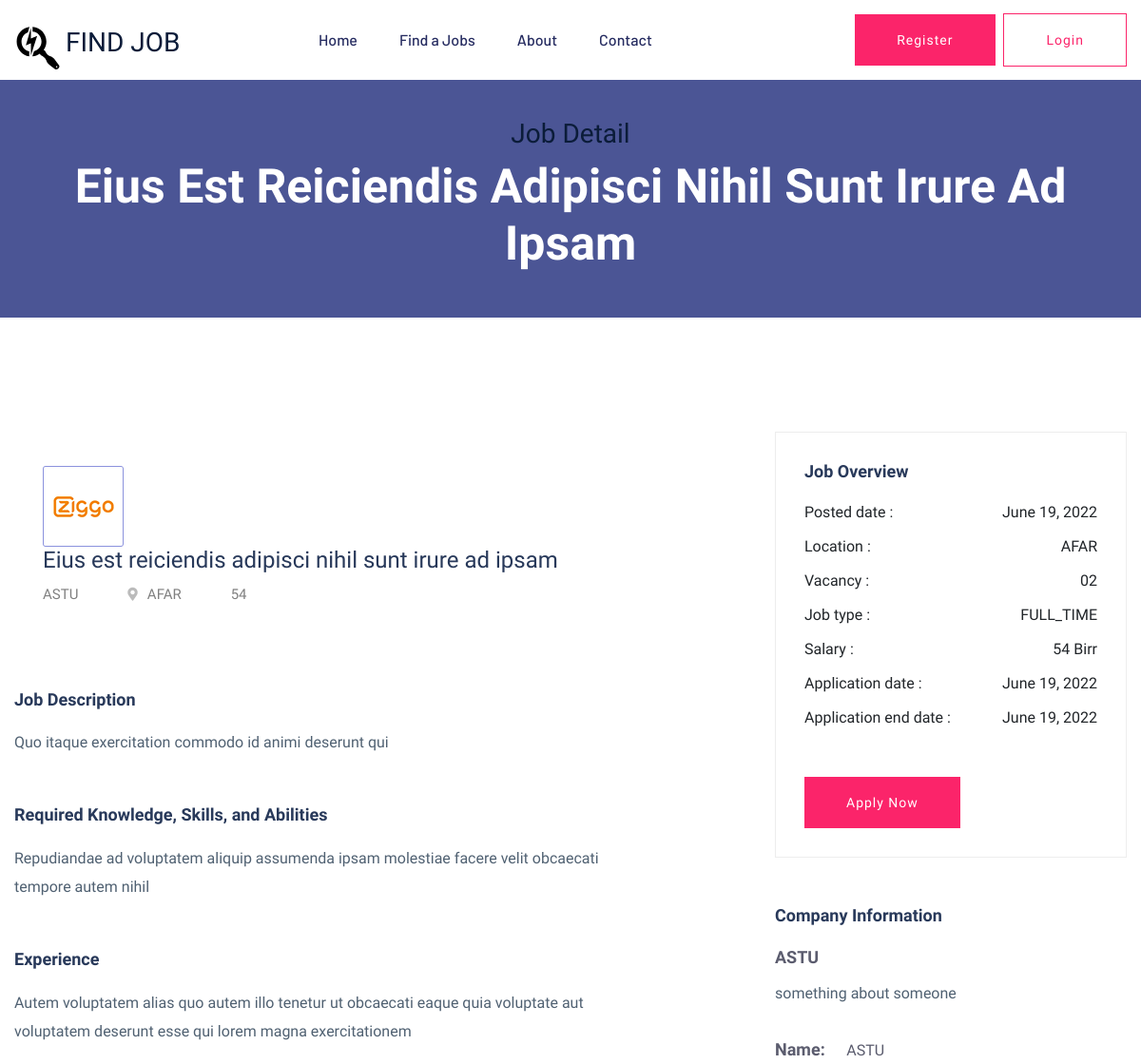
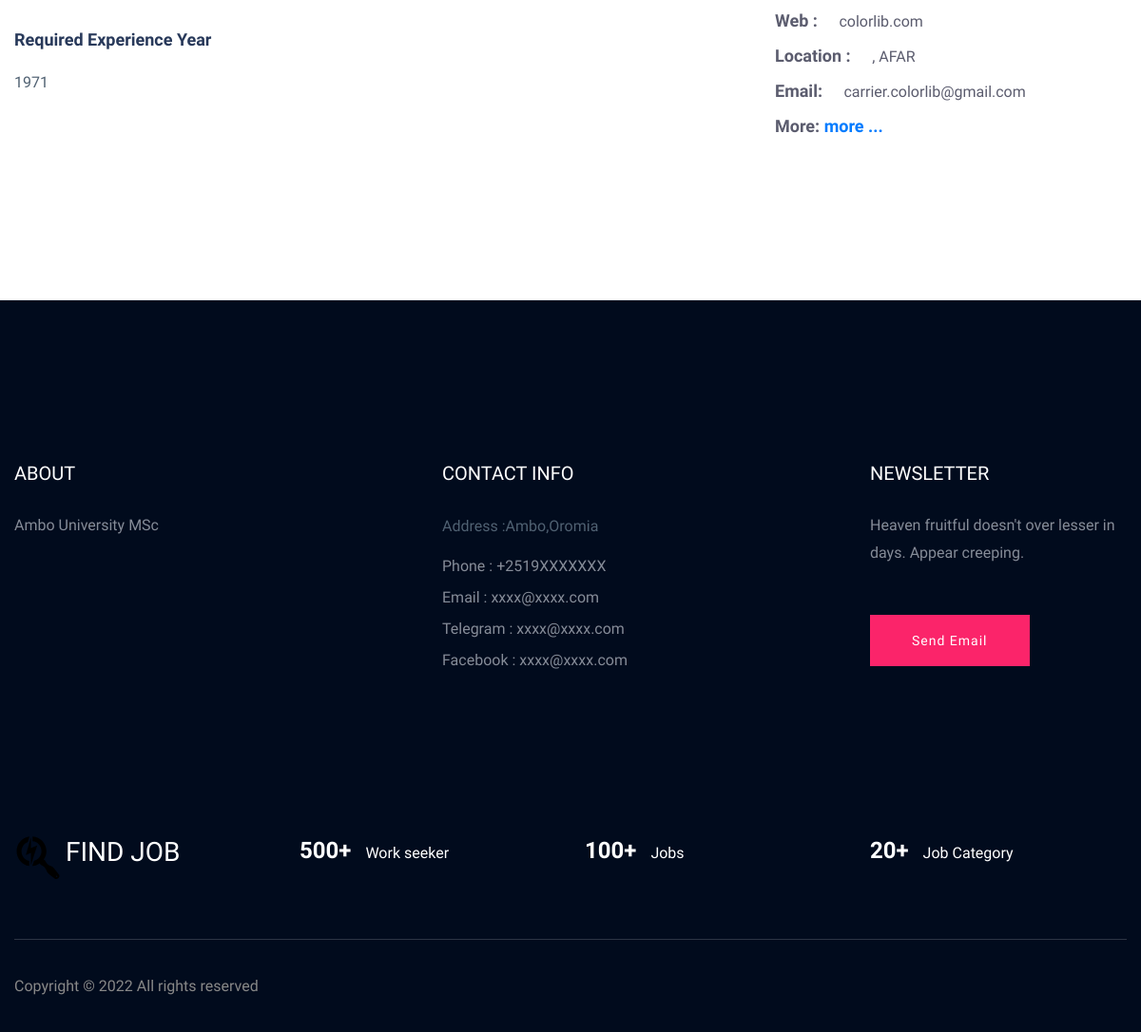
Screenshot of /job-detail/2 with the database file from the repository (2 pictures, top to bottom).
### apps/jobsearch/models.py (models this page shows, shortened)
class Job(models.Model):
    company = models.ForeignKey(Company,on_delete=models.CASCADE)
    start_date = models.DateField()
    end_date = models.DateField()
    title = models.CharField(max_length=300)
    description = models.TextField()
    category = models.CharField(max_length=40,choices=JOB_CATEGORIES)
    requirement = models.TextField(help_text='requirements for job')
    education_level = models.CharField(max_length=15,choices=EDUCATIONAL_LEVEL_CHOICES)
    experience = models.TextField(help_text='required experience for job')
    experience_year = models.IntegerField(default=0)
    salary = models.IntegerField(default=0)
    type = models.CharField(max_length=15,choices=JOB_TYPE_CHOICES)
    region = models.CharField(max_length=30,choices=REGION_CHOICES)
    vacancy = models.IntegerField(default=1)
    created_at = models.DateTimeField(auto_now_add=True)
    updated_at = models.DateTimeField(auto_now=True)

class Company(models.Model):
    employee = models.OneToOneField(Employer, on_delete=models.CASCADE)
    name = models.CharField(max_length=300)
    region = models.CharField(max_length=30,choices=REGION_CHOICES)
    city = models.CharField(max_length=15,choices=CITY_CHOICE)
    document = models.FileField(upload_to="company",blank=True,null=True)
    description = models.TextField()
    created_at = models.DateTimeField(auto_now_add=True)
    updated_at = models.DateTimeField(auto_now=True)
    email = models.EmailField()
    status = models.BooleanField(default=False)

### apps/jobsearch/views.py (the view)
# urls.py: path('job-detail/<int:pk>',views.job_detail,name='job-detail'),
def job_detail(request, pk):
    job = Job.objects.get(pk=pk)
    context = {
        'job': job
    }
    return render(request, 'jobsearch/job_details.html', context=context)

### apps/jobsearch/templates/jobsearch/job_details.html (shortened to what this page needs)
{% extends 'base.html' %}
{%load static%}
{%block content%}
<div class="slider-area">
  <div
    class="single-slider section-overly slider-height4 d-flex align-items-center"
  >
    <div class="container">
      <div class="row">
        <div class="col-xl-12">
          <div class="hero-cap text-center">
            <h3>Job Detail</h3>
            <h2>{{job.title}}</h2>
          </div>
        </div>
      </div>
    </div>
  </div>
</div>
<div class="job-post-company pt-120 pb-120">
  <div class="container">
    <div class="row justify-content-between">
      <div class="col-xl-7 col-lg-8">
        <div class="single-job-items mb-50">
          <div class="job-items">
            <div class="company-img company-img-details">
              <a href="#"><img src="{% static 'assets/img/icon/job-list1.png' %}" alt="" /></a>
            </div>
            <div class="job-tittle">
              <a href="#">
                <h4>{{job.title}}</h4>
              </a>
              <ul>
                <li>{{job.company.name}}</li>
                <li><i class="fas fa-map-marker-alt"></i>{{job.region}}</li>
                <li>{{job.salary}}</li>
              </ul>
            </div>
          </div>
        </div>
        <div class="job-post-details">
          <div class="post-details1 mb-50">
            <div class="small-section-tittle">
              <h4>Job Description</h4>
            </div>
            <p>
              {{job.description}}
            </p>
          </div>
          <div class="post-details2 mb-50">
            <div class="small-section-tittle">
              <h4>Required Knowledge, Skills, and Abilities</h4>
            </div>
            <p>{{job.requirement }}</p>
          </div>
          <div class="post-details2 mb-50">
            <div class="small-section-tittle">
              <h4>Experience</h4>
            </div>
              <p>{{job.experience}}
          </div>
          <div class="post-details2 mb-50">
            <div class="small-section-tittle">
              <h4>Required Experience Year</h4>
            </div>
              <p>{{job.experience_year}}
          </div>
        </div>
      </div>
      <div class="col-xl-4 col-lg-4">
        <div class="post-details3 mb-50">
          <div class="small-section-tittle">
            <h4>Job Overview</h4>
          </div>
          <ul>
            <li>Posted date : <span>{{job.created_at|date}}</span></li>
            <li>Location : <span>{{job.region}}</span></li>
            <li>Vacancy : <span>02</span></li>
            <li>Job type : <span>{{job.type}}</span></li>
            <li>Salary : <span>{{job.salary}} Birr</span></li>
            <li>Application date : <span>{{job.start_date}}</span></li>
            <li>Application end date : <span>{{job.end_date}}</span></li>
          </ul>
          <div class="apply-btn2">
            <a href="{%url 'job-apply' job.id %}" class="btn">Apply Now</a>
          </div>
        </div>
        <div class="post-details4 mb-50">
          <div class="small-section-tittle">
            <h4>Company Information
            </h4>
          </div>
          <span>{{job.company.name}}</span>
          <p>
            {{job.company.description}}
          </p>
          <ul>
            <li>Name: <span>{{job.company.name}} </span></li>
            <li>Web : <span> colorlib.com</span></li>
            <li>Location : <span> {{job.city}}, {{job.region}}</span></li>
            <li>Email: <span>carrier.colorlib@gmail.com</span></li>
            <li>More: <a href="{%url 'company-detail' job.company.pk%}" class="text-primary">more ...</a></li>
          </ul>
        </div>
      </div>
    </div>
  </div>
</div>
{%endblock content%}

### apps/jobsearch/templates/jobsearch/job_details.html (style rules this page uses)
.slider-height4 { min-height: 250px; background-repeat: no-repeat; background-position: center center; background-size: cover; }

### rows the page displays
Job: title "Eius Est Reiciendis Adipisci Nihil Sunt Irure Ad Ipsam", title "Eius est reiciendis adipisci nihil sunt irure ad ipsam", company.name "ASTU", region "AFAR", salary "54", description "Quo itaque exercitation commodo id animi deserunt qui", requirement "Repudiandae ad voluptatem aliquip assumenda ipsam molestiae facere velit obcaecati tempore autem nihil", experience "Autem voluptatem alias quo autem illo tenetur ut obcaecati eaque quia voluptate aut voluptatem deserunt esse qui lorem magna exercitationem", experience_year "1971", created_at "June 19, 2022", type "FULL_TIME", start_date "June 19, 2022", end_date "June 19, 2022", company.description "something about someone"
